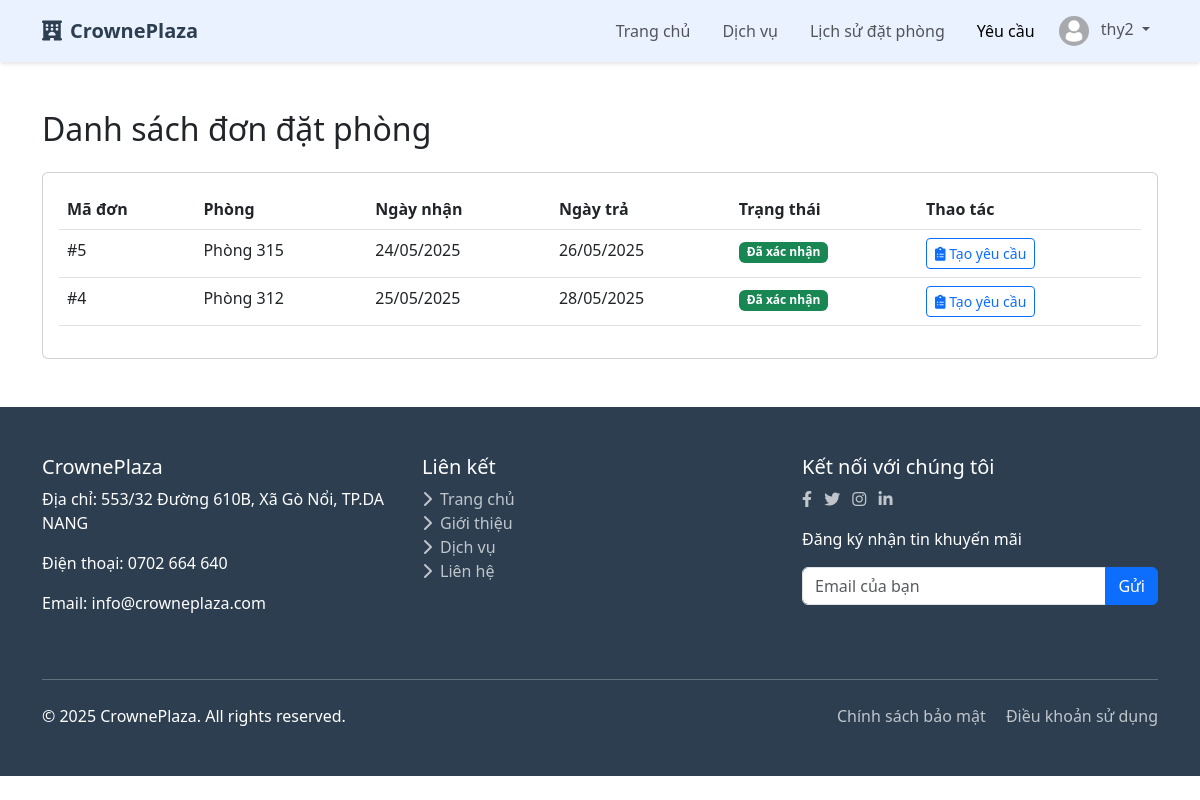
The page /requests/ (signed in) on the database its author committed.
### accounts/models.py (models this page shows, shortened)
class TaiKhoan(AbstractBaseUser, PermissionsMixin):
    username = models.CharField(
        max_length=150,
        unique=True,
        verbose_name=_('Tên đăng nhập'),
        error_messages={
            'unique': _("Tên đăng nhập đã tồn tại."),
        },
    )
    email = models.EmailField(
        verbose_name=_('Địa chỉ email'),
        max_length=255,
        unique=True,
        blank=True,
        null=True,
        error_messages={
            'unique': _("Email đã được sử dụng."),
        },
    )
    sdt = models.CharField(
        max_length=15,
        verbose_name=_('Số điện thoại'),
        blank=True,
        null=True,
    )
    dia_chi = models.TextField(
        verbose_name=_('Địa chỉ'),
        blank=True,
        null=True,
    )
    loai_tk = models.CharField(
        max_length=20,
        choices=[
            ('khach_hang', 'Khách hàng'),
            ('nhan_vien', 'Nhân viên'),
            ('admin', 'Quản lý'),
        ],
        default='khach_hang',
        verbose_name=_('Loại tài khoản'),
    )
    is_staff = models.BooleanField(
        default=False,
        verbose_name=_('Truy cập quản trị'),
    )
    is_active = models.BooleanField(
        default=True,
        verbose_name=_('Kích hoạt'),
    )
    objects = TaiKhoanManager()
    USERNAME_FIELD = 'username'
    REQUIRED_FIELDS = ['email']
    class Meta:
        verbose_name = _('Tài khoản')
        verbose_name_plural = _('Tài khoản')

### core/models.py (models this page shows, shortened)
class DonDatPhong(models.Model):
    TRANG_THAI_CHOICES = [
        ('cho_xac_nhan', 'Chờ xác nhận'),
        ('da_xac_nhan', 'Đã xác nhận'),
        ('da_checkin', 'Đã check-in'),
        ('da_checkout', 'Đã check-out'),
        ('da_huy', 'Đã hủy'),
    ]
    ma_ddp = models.AutoField(primary_key=True)
    khach_hang = models.ForeignKey(KhachHang, on_delete=models.CASCADE)
    phong = models.ForeignKey(Phong, on_delete=models.CASCADE)
    ngay_dat = models.DateTimeField(auto_now_add=True)
    ngay_nhan = models.DateField()
    ngay_tra = models.DateField()
    so_luong_nguoi = models.PositiveIntegerField(default=1)
    gia_ddp = models.FloatField(validators=[MinValueValidator(0)])
    trang_thai = models.CharField(max_length=20, choices=TRANG_THAI_CHOICES, default='cho_xac_nhan')
    ghi_chu = models.TextField(blank=True)
    da_thanh_toan = models.BooleanField(default=False)

class Phong(models.Model):
    LOAI_PHONG_CHOICES = [
        ('standard', 'Phòng Standard'),
        ('deluxe', 'Phòng Deluxe'),
        ('suite', 'Phòng Suite'),
        ('family', 'Phòng Gia đình'),
    ]
    TRANG_THAI_CHOICES = [
        ('trong', 'Trống'),
        ('da_dat', 'Đã đặt'),
        ('dang_su_dung', 'Đang sử dụng'),
        ('bao_tri', 'Bảo trì'),
    ]
    ma_p = models.AutoField(primary_key=True)
    ten_p = models.CharField(max_length=50, unique=True)
    gia = models.FloatField(validators=[MinValueValidator(0)])
    loai_p = models.CharField(max_length=25, choices=LOAI_PHONG_CHOICES)
    chinh_sach_huy_p = models.TextField()
    mo_ta = models.TextField()
    anh_dai_dien = models.ImageField(upload_to='phong/')
    trang_thai = models.CharField(max_length=20, choices=TRANG_THAI_CHOICES, default='trong')
    suc_chua = models.PositiveIntegerField(default=2)
    tien_ich = models.TextField(blank=True)

### core/views.py (the view)
# urls.py: path('requests/', core_views.customer_requests, name='customer_requests'),
@login_required
@user_passes_test(is_customer)
def customer_requests(request):
    if not hasattr(request.user, 'khachhang'):
        messages.error(request, "Bạn không có quyền truy cập mục này.")
        return redirect('home')
    confirmed_bookings = DonDatPhong.objects.filter(
        khach_hang=request.user.khachhang,
        trang_thai__in=['da_xac_nhan', 'da_checkin']
    ).order_by('-ngay_dat')
    context = {
        'bookings': confirmed_bookings,
    }
    return render(request, 'core/customer_requests.html', context)

### core/context_processors.py (called while the page is built)
def user_roles_processor(request):
    is_user_true_admin = False  # Phân biệt admin thật sự (superuser hoặc loai_tk='admin')
    is_regular_staff_role = False  # Nhân viên thường, không phải admin/superuser
    if request.user.is_authenticated:
        if request.user.is_superuser or getattr(request.user, 'loai_tk', None) == 'admin':
            is_user_true_admin = True
        if getattr(request.user, 'loai_tk', None) == 'nhan_vien' and not is_user_true_admin:
            is_regular_staff_role = True
    return {
        'is_user_true_admin': is_user_true_admin,
        'is_regular_staff_role': is_regular_staff_role,
    }

### core/views.py (called while the page is built)
def is_customer(user):
    try:
        return user.is_authenticated and getattr(user, 'loai_tk', '').strip().lower() == 'khach_hang' and hasattr(user, 'khachhang')
    except AttributeError as e:
        logger.error(f"Error in is_customer: {str(e)}")
        return False

### templates/core/customer_requests.html
{% extends 'core/base.html' %}
{% block main_content %}
<div class="container py-5">
    <div class="row">
        <div class="col-lg-12">
            <h2 class="mb-4">Danh sách đơn đặt phòng</h2>
            <div class="card">
                <div class="card-body">
                    <div class="table-responsive">
                        <table class="table table-hover">
                            <thead>
                                <tr>
                                    <th>Mã đơn</th>
                                    <th>Phòng</th>
                                    <th>Ngày nhận</th>
                                    <th>Ngày trả</th>
                                    <th>Trạng thái</th>
                                    <th>Thao tác</th>
                                </tr>
                            </thead>
                            <tbody>
                                {% for booking in bookings %}
                                <tr>
                                    <td>#{{ booking.ma_ddp }}</td>
                                    <td>{{ booking.phong.ten_p }}</td>
                                    <td>{{ booking.ngay_nhan|date:"d/m/Y" }}</td>
                                    <td>{{ booking.ngay_tra|date:"d/m/Y" }}</td>
                                    <td>
                                        <span class="badge
                                            {% if booking.trang_thai == 'da_xac_nhan' %}bg-success
                                            {% elif booking.trang_thai == 'da_checkin' %}bg-primary
                                            {% elif booking.trang_thai == 'da_checkout' %}bg-secondary
                                            {% else %}bg-danger{% endif %}">
                                            {{ booking.get_trang_thai_display }}
                                        </span>
                                    </td>
                                    <td>
                                        <a href="{% url 'request_detail' booking.pk %}" class="btn btn-sm btn-outline-primary">
                                            <i class="fas fa-clipboard-list"></i> Tạo yêu cầu
                                        </a>
                                    </td>
                                </tr>
                                {% empty %}
                                <tr>
                                    <td colspan="6" class="text-center">Không có đơn đặt phòng nào</td>
                                </tr>
                                {% endfor %}
                            </tbody>
                        </table>
                    </div>
                </div>
            </div>
        </div>
    </div>
</div>
{% endblock %}

### templates/core/base.html (shortened to what this page needs)
{% extends 'base.html' %}
{% load static %}
{% block extra_css %}
<link rel="stylesheet" href="https://cdnjs.cloudflare.com/ajax/libs/font-awesome/6.0.0/css/all.min.css">
{% endblock %}
{% block content %}
<nav class="navbar navbar-expand-lg navbar-light sticky-top" style="background-color: #EAF1FF;" >
    <div class="container">
        <a class="navbar-brand" href="{% url 'home' %}">
            <i class="fas fa-hotel me-2"></i>CrownePlaza
        </a>
        <div class="collapse navbar-collapse" id="navbarNav">
            <ul class="navbar-nav ms-auto">
                <li class="nav-item mx-2">
                    <a class="nav-link {% if request.resolver_match.url_name == 'home' %}active{% endif %}" href="{% url 'home' %}">Trang chủ</a>
                </li>
                <li class="nav-item mx-2">
                    <a class="nav-link {% if request.resolver_match.url_name == 'service_list' %}active{% endif %}" href="{% url 'service_list' %}">Dịch vụ</a>
                </li>
                {% if user.is_authenticated %}
                <li class="nav-item mx-2">
                    <a class="nav-link {% if request.resolver_match.url_name == 'customer_bookings' %}active{% endif %}" href="{% url 'customer_bookings' %}">Lịch sử đặt phòng</a>
                </li>
                {% endif %}
                <li class="nav-item mx-2">
                    <a class="nav-link {% if request.resolver_match.url_name == 'customer_requests' %}active{% endif %}" href="{% url 'customer_requests' %}">
                         Yêu cầu
                    </a>
                </li>
            </ul>
            <ul class="navbar-nav">
                {% if user.is_authenticated %}
                <li class="nav-item dropdown">
                    <a class="nav-link dropdown-toggle" href="#" id="navbarDropdown" role="button" data-bs-toggle="dropdown">
                        <img src="{% if user.avatar %}{{ user.avatar.url }}{% else %}{% static '/images/default-avartar.jpg' %}{% endif %}" class="avatar me-2" alt="Avatar">
                        {{ user.get_short_name|default:user.username }}
                    </a>
                </li>
                {% endif %}
            </ul>
        </div>
    </div>
</nav>
{% block main_content %}
{% endblock %}
<footer class="footer">
    <div class="container">
        <div class="row">
            <div class="col-md-4 mb-4">
                <h5>CrownePlaza</h5>
                <p>Địa chỉ: 553/32 Đường 610B, Xã Gò Nổi, TP.DA NANG</p>
                <p>Điện thoại: 0702 664 640</p>
                <p>Email: info@crowneplaza.com</p>
            </div>
            <div class="col-md-4 mb-4">
                <h5>Liên kết</h5>
                <ul class="list-unstyled">
                    <li><a href="#"><i class="fas fa-chevron-right me-2"></i>Trang chủ</a></li>
                    <li><a href="#"><i class="fas fa-chevron-right me-2"></i>Giới thiệu</a></li>
                    <li><a href="#"><i class="fas fa-chevron-right me-2"></i>Dịch vụ</a></li>
                    <li><a href="#"><i class="fas fa-chevron-right me-2"></i>Liên hệ</a></li>
                </ul>
            </div>
            <div class="col-md-4 mb-4">
                <h5>Kết nối với chúng tôi</h5>
                <div class="social-links">
                    <a href="#" class="me-2"><i class="fab fa-facebook-f"></i></a>
                    <a href="#" class="me-2"><i class="fab fa-twitter"></i></a>
                    <a href="#" class="me-2"><i class="fab fa-instagram"></i></a>
                    <a href="#" class="me-2"><i class="fab fa-linkedin-in"></i></a>
                </div>
                <div class="mt-3">
                    <p>Đăng ký nhận tin khuyến mãi</p>
                    <div class="input-group">
                        <input type="email" class="form-control" placeholder="Email của bạn">
                        <button class="btn btn-primary" type="button">Gửi</button>
                    </div>
                </div>
            </div>
        </div>
        <hr class="my-4 bg-light">
        <div class="row">
            <div class="col-md-6">
                <p class="mb-0">&copy; 2025 CrownePlaza. All rights reserved.</p>
            </div>
            <div class="col-md-6 text-md-end">
                <a href="#" class="me-3">Chính sách bảo mật</a>
                <a href="#">Điều khoản sử dụng</a>
            </div>
        </div>
    </div>
</footer>
{% endblock %}

### templates/core/base.html (style rules this page uses)
:root { --primary-color: #3498db; --secondary-color: #2c3e50; --light-color: #ecf0f1; --dark-color: #34495e; --success-color: #2ecc71; --danger-color: #e74c3c; --warning-color: #f39c12; }
body { font-family: 'Segoe UI', Tahoma, Geneva, Verdana, sans-serif; }
.navbar { box-shadow: 0 2px 4px rgba(0, 0, 0, 0.1); }
.navbar-brand { font-weight: 700; color: var(--secondary-color); }
.nav-link { font-weight: 500; }
.avatar { width: 30px; height: 30px; border-radius: 50%; object-fit: cover; }
.footer { background-color: var(--secondary-color); color: white; padding: 3rem 0; }
.footer a { color: rgba(255, 255, 255, 0.7); text-decoration: none; transition: all 0.3s; }

### rows shown on the page
TaiKhoan: get_short_name "thy2"
DonDatPhong: ma_ddp "5", phong.ten_p "Phòng 315", ngay_nhan "24/05/2025", ngay_tra "26/05/2025", trang_thai "Đã xác nhận"
DonDatPhong: ma_ddp "4", phong.ten_p "Phòng 312", ngay_nhan "25/05/2025", ngay_tra "28/05/2025", trang_thai "Đã xác nhận"
